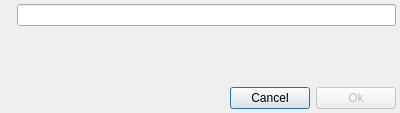
<?xml version="1.0" encoding="UTF-8"?>
<ui version="4.0">
 <class>QDTextInput</class>
 <widget class="QDialog" name="QDTextInput">
  <property name="geometry">
   <rect>
    <x>0</x>
    <y>0</y>
    <width>400</width>
    <height>113</height>
   </rect>
  </property>
  <property name="windowTitle">
   <string>Text Input</string>
  </property>
  <property name="windowIcon">
   <iconset resource="ResourceFile.qrc">
    <normaloff>:/Icone/BackupTo.ico</normaloff>:/Icone/BackupTo.ico</iconset>
  </property>
  <layout class="QVBoxLayout" name="verticalLayout">
   <property name="leftMargin">
    <number>2</number>
   </property>
   <property name="topMargin">
    <number>2</number>
   </property>
   <property name="rightMargin">
    <number>2</number>
   </property>
   <property name="bottomMargin">
    <number>2</number>
   </property>
   <item>
    <widget class="QWidget" name="widget" native="true">
     <layout class="QHBoxLayout" name="horizontalLayout">
      <property name="leftMargin">
       <number>2</number>
      </property>
      <property name="topMargin">
       <number>2</number>
      </property>
      <property name="rightMargin">
       <number>2</number>
      </property>
      <property name="bottomMargin">
       <number>2</number>
      </property>
      <item>
       <widget class="QLabel" name="QLTextInput">
        <property name="text">
         <string/>
        </property>
       </widget>
      </item>
      <item>
       <widget class="QLineEdit" name="QLETextInput"/>
      </item>
     </layout>
    </widget>
   </item>
   <item>
    <spacer name="verticalSpacer">
     <property name="orientation">
      <enum>Qt::Vertical</enum>
     </property>
     <property name="sizeHint" stdset="0">
      <size>
       <width>20</width>
       <height>38</height>
      </size>
     </property>
    </spacer>
   </item>
   <item>
    <widget class="QWidget" name="widget_2" native="true">
     <layout class="QHBoxLayout" name="horizontalLayout_2">
      <property name="leftMargin">
       <number>2</number>
      </property>
      <property name="topMargin">
       <number>2</number>
      </property>
      <property name="rightMargin">
       <number>2</number>
      </property>
      <property name="bottomMargin">
       <number>2</number>
      </property>
      <item>
       <spacer name="horizontalSpacer">
        <property name="orientation">
         <enum>Qt::Horizontal</enum>
        </property>
        <property name="sizeHint" stdset="0">
         <size>
          <width>191</width>
          <height>20</height>
         </size>
        </property>
       </spacer>
      </item>
      <item>
       <widget class="QPushButton" name="QPBCancel">
        <property name="text">
         <string>Cancel</string>
        </property>
        <property name="icon">
         <iconset resource="ResourceFile.qrc">
          <normaloff>:/Icone/Icone/Cancel-icon.png</normaloff>:/Icone/Icone/Cancel-icon.png</iconset>
        </property>
       </widget>
      </item>
      <item>
       <widget class="QPushButton" name="QPBOk">
        <property name="enabled">
         <bool>false</bool>
        </property>
        <property name="text">
         <string>Ok</string>
        </property>
        <property name="icon">
         <iconset resource="ResourceFile.qrc">
          <normaloff>:/Icone/Icone/Ok-icon.png</normaloff>:/Icone/Icone/Ok-icon.png</iconset>
        </property>
       </widget>
      </item>
     </layout>
    </widget>
   </item>
  </layout>
 </widget>
 <resources>
  <include location="ResourceFile.qrc"/>
 </resources>
 <connections/>
</ui>
